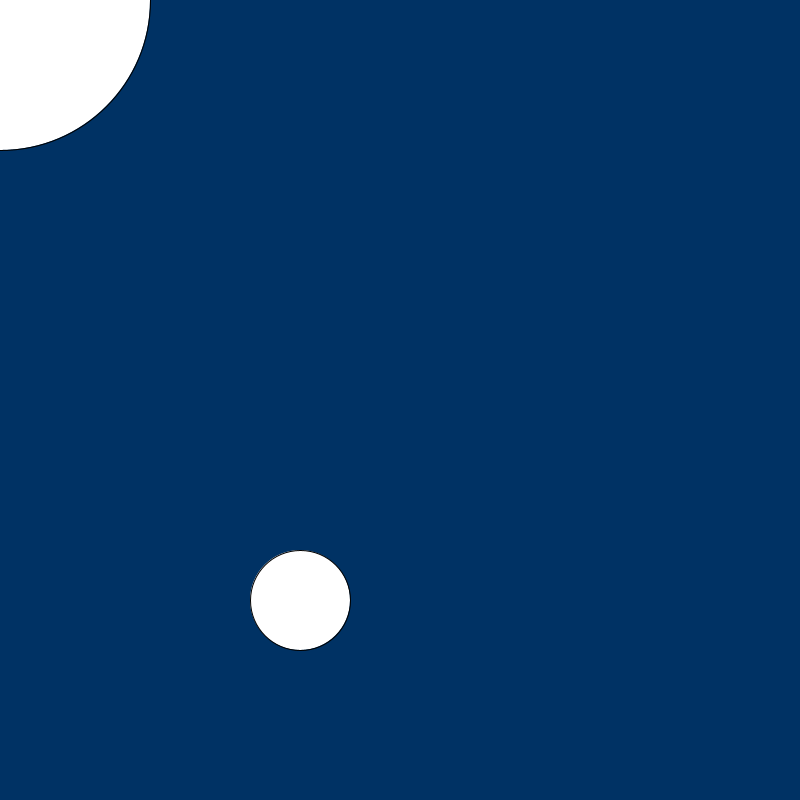
Frame 1 (no input)
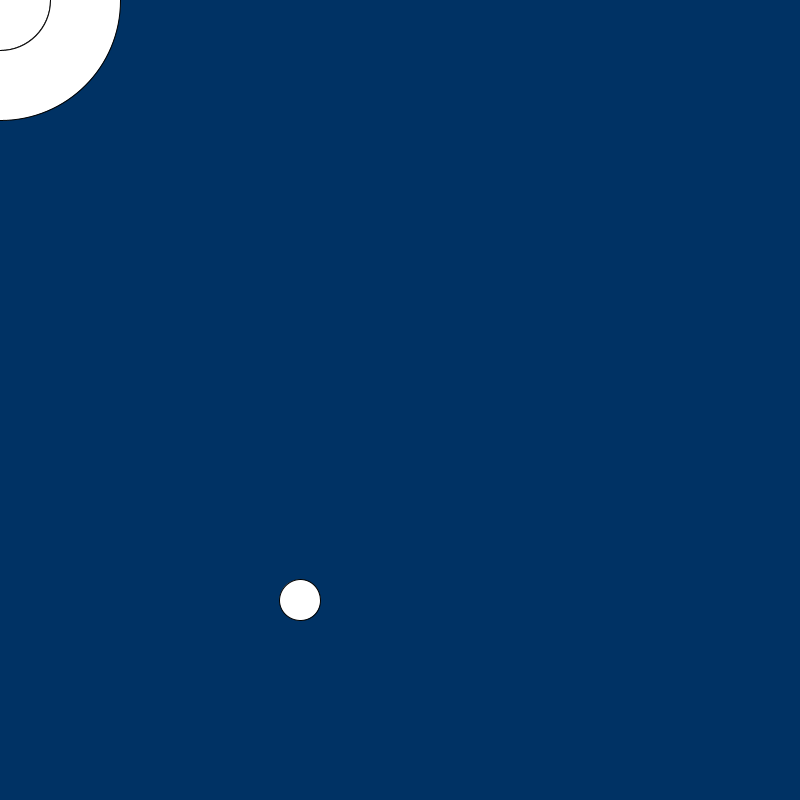
Frame 60 (the mouse pressed at the canvas centre just before this capture)
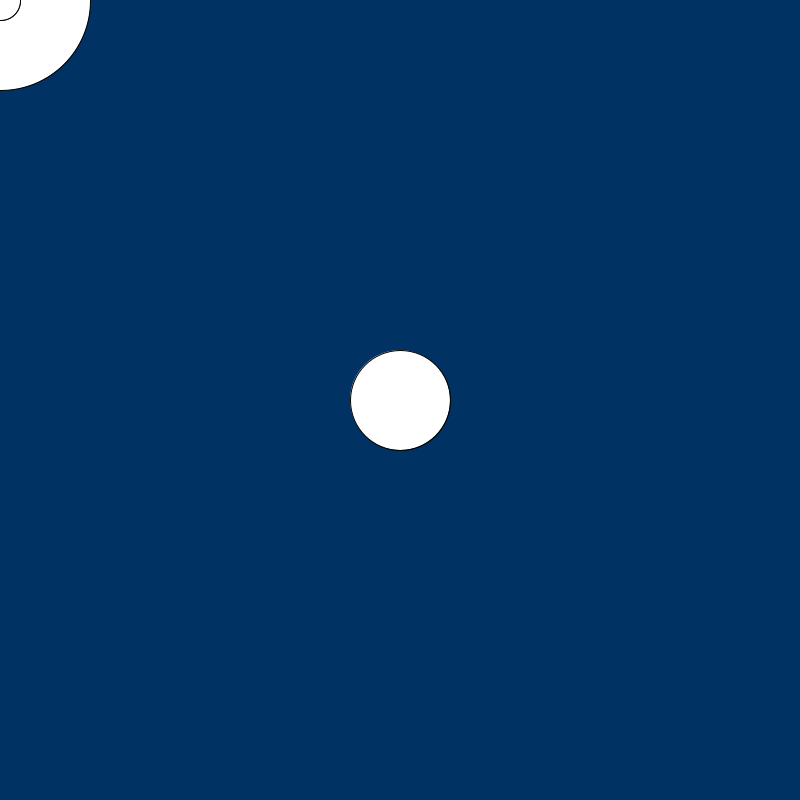
Frame 120 (the mouse held since frame 60 and released just before this capture)

The Processing sketch that drew these frames (run headless with seeded random() and noise(); from frame 60 on, the mouse is pressed at the canvas centre):

// Processing sketch: arrays_add_remove
// ── arrays_add_remove.pde
Circle[] dots;

void setup() {
  size(800, 800);
  dots = new Circle[2];
  dots[0] = makeCircle(300, 600, 100);
  dots[1] = makeCircle(0, 0, 300);
  noCursor();
}

void draw() {
  background(0, 50, 100);

  for (int i=0; i<dots.length; i++) {
    if (dots[i].size > 0) {
      ellipse(dots[i].x, dots[i].y, dots[i].size, dots[i].size);
      dots[i].size -= 1;
    }
  }

  dots =(Circle[]) append(dots, makeCircle(mouseX, mouseY, 100));
  if (dots.length > 300) {
    dots =(Circle[]) subset(dots, 1);
  }
  println(dots.length);
}

Circle makeCircle(float x, float y, float s) {
  Circle n = new Circle();
  n.x = x;
  n.y = y;
  n.size = s;
  return n;
}
// ── Circle.pde
class Circle {
  float x;
  float y;
  float size = 100;
}
